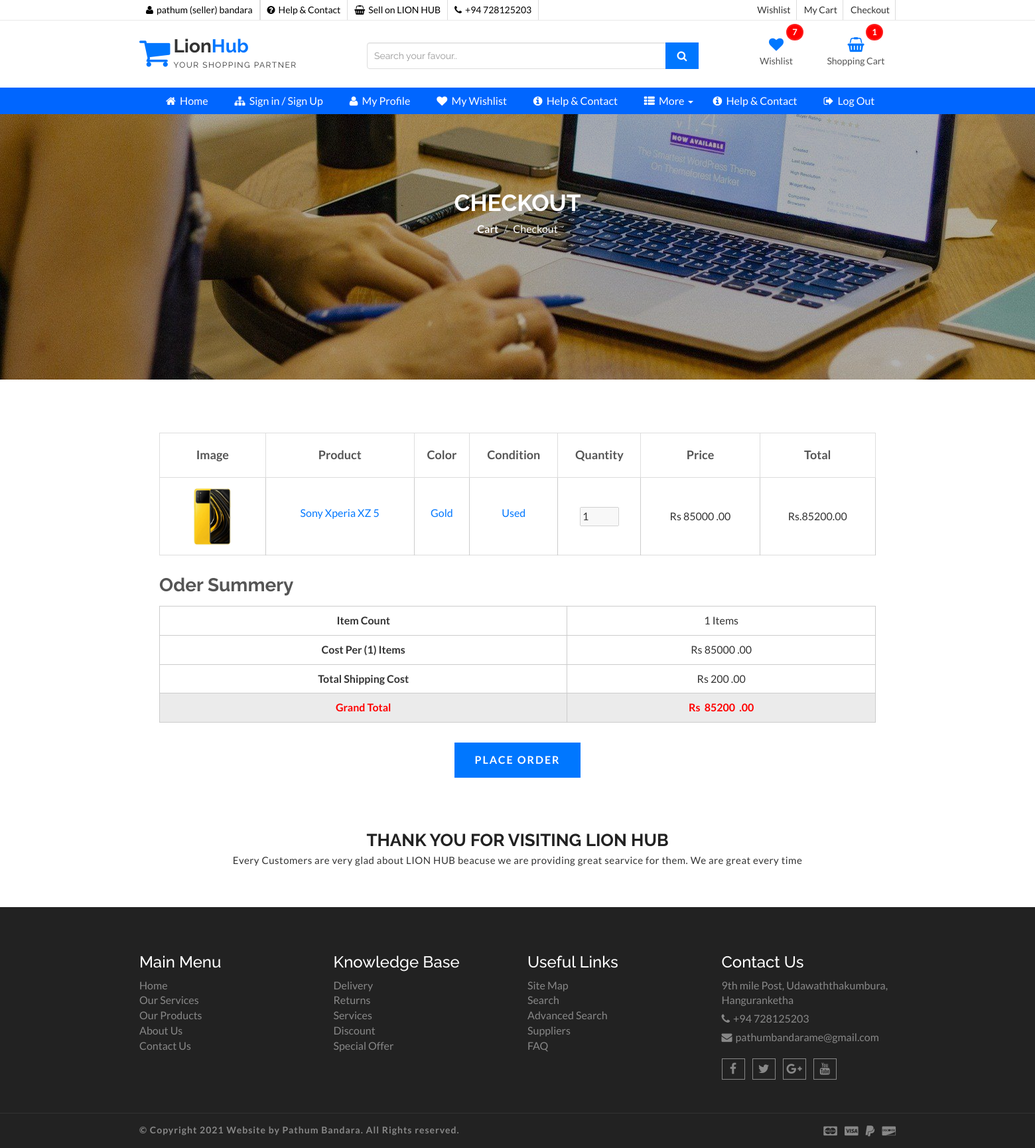
The app's page /checkout.php (signed in) with its own data.
### tables this page shows
CREATE TABLE IF NOT EXISTS `cart` (
  `id` int NOT NULL AUTO_INCREMENT,
  `product_id` int NOT NULL,
  `user_email` varchar(50) NOT NULL,
  `qty` int DEFAULT NULL,
  PRIMARY KEY (`id`),
  KEY `fk_cart_product1_idx` (`product_id`),
  KEY `fk_cart_user1_idx` (`user_email`),
  CONSTRAINT `fk_cart_product1` FOREIGN KEY (`product_id`) REFERENCES `product` (`id`),
  CONSTRAINT `fk_cart_user1` FOREIGN KEY (`user_email`) REFERENCES `user` (`email`)
);

CREATE TABLE IF NOT EXISTS `product` (
  `id` int NOT NULL AUTO_INCREMENT,
  `category_id` int NOT NULL,
  `model_has_brand_id` int NOT NULL,
  `title` varchar(100) DEFAULT NULL,
  `color_id` int NOT NULL,
  `price` double DEFAULT NULL,
  `qty` int DEFAULT NULL,
  `description` text,
  `condition_id` int NOT NULL,
  `status_id` int NOT NULL,
  `user_email` varchar(50) NOT NULL,
  `datetime_added` datetime DEFAULT NULL,
  `delivery_fee_colombo` double DEFAULT NULL,
  `delivery_fee_other` double DEFAULT NULL,
  PRIMARY KEY (`id`),
  KEY `fk_product_category1_idx` (`category_id`),
  KEY `fk_product_model_has_brand1_idx` (`model_has_brand_id`),
  KEY `fk_product_color1_idx` (`color_id`),
  KEY `fk_product_condition1_idx` (`condition_id`),
  KEY `fk_product_status1_idx` (`status_id`),
  KEY `fk_product_user1_idx` (`user_email`),
  CONSTRAINT `fk_product_category1` FOREIGN KEY (`category_id`) REFERENCES `category` (`id`),
  CONSTRAINT `fk_product_color1` FOREIGN KEY (`color_id`) REFERENCES `color` (`id`),
  CONSTRAINT `fk_product_condition1` FOREIGN KEY (`condition_id`) REFERENCES `condition` (`id`),
  CONSTRAINT `fk_product_model_has_brand1` FOREIGN KEY (`model_has_brand_id`) REFERENCES `model_has_brand` (`id`),
  CONSTRAINT `fk_product_status1` FOREIGN KEY (`status_id`) REFERENCES `status` (`id`),
  CONSTRAINT `fk_product_user1` FOREIGN KEY (`user_email`) REFERENCES `user` (`email`)
);

CREATE TABLE IF NOT EXISTS `color` (
  `id` int NOT NULL AUTO_INCREMENT,
  `name` varchar(45) DEFAULT NULL,
  PRIMARY KEY (`id`)
);

CREATE TABLE IF NOT EXISTS `condition` (
  `id` int NOT NULL AUTO_INCREMENT,
  `name` varchar(10) DEFAULT NULL,
  PRIMARY KEY (`id`)
);

### connection.php (called while the page is built, shortened)
<?php
class Database{
    public static $connection;
    public static function setUpConnection(){
        if(!isset(Database::$connection)){
            Database::$connection = new mysqli("localhost","root","Pathum@2001","lionhub_db","3306");
        }
    }
    public static function search($q){
        $resultset = Database::$connection->query($q);
        return $resultset;
    }
}
?>

### checkout.php (the view, shortened to what this page needs)
<?php
require "connection.php";
if (isset($_SESSION["u"])) {
    $umail = $_SESSION["u"]["email"];
    $total = "0";
    $shipping = "0";
?>
    <!DOCTYPE html>
    <html lang="en">
    <head>
        <link href="css/font-awesome.css" rel="stylesheet">
        <link href="css/bootstrap.css" rel="stylesheet">
        <link href="css/jquery.smartmenus.bootstrap.css" rel="stylesheet">
        <link rel="stylesheet" type="text/css" href="css/jquery.simpleLens.css">
        <link rel="stylesheet" type="text/css" href="css/slick.css">
        <link rel="stylesheet" type="text/css" href="css/nouislider.css">
        <link id="switcher" href="css/theme-color/lite-blue-theme.css" rel="stylesheet">
        <link href="css/sequence-theme.modern-slide-in.css" rel="stylesheet" media="all">
        <link href="css/style.css" rel="stylesheet">
    </head>
    <body>
        <?php
        require "header.php";
        ?>
        <section id="aa-catg-head-banner">
            <img src="resources/checkout.jpg">
            <div class="aa-catg-head-banner-area">
                <div class="container">
                    <div class="aa-catg-head-banner-content">
                        <h2>Checkout</h2>
                        <ol class="breadcrumb">
                            <li style="font-weight: bolder;"><a href="cart.php">Cart</a></li>
                            <li class="active"><a>Checkout</a></li>
                        </ol>
                    </div>
                </div>
            </div>
        </section>
        <section id="cart-view">
            <div class="container">
                <div class="row">
                    <div class="col-md-12">
                        <div class="cart-view-area">
                            <div style="background-color: white;" class="cart-view-table">
                                <?php
                                $cart_rs = Database::search("SELECT * FROM `cart` WHERE `user_email` = '" . $umail . "'");
                                $cn = $cart_rs->num_rows;
                                if ($cn == 0) {
                                ?>
                                    <script>
                                        window.location = "index.php";
                                    </script>
                                <?php
                                } else {
                                ?>
                                    <div style="overflow-x: scroll;" class="table-responsive">
                                        <table class="table">
                                            <thead>
                                                <tr>
                                                    <th>Image</th>
                                                    <th>Product</th>
                                                    <th>Color</th>
                                                    <th>Condition</th>
                                                    <th>Quantity</th>
                                                    <th>Price</th>
                                                    <th>Total</th>
                                                </tr>
                                            </thead>
                                            <tbody>
                                                <?php
                                                for ($i = 0; $i < $cn; $i++) {
                                                    $cr = $cart_rs->fetch_assoc();
                                                    $product_rs = Database::search("SELECT * FROM `product` WHERE `id`='" . $cr["product_id"] . "'");
                                                    $pr = $product_rs->fetch_assoc();
                                                    $total = $total + ($pr["price"] * $cr["qty"]);
                                                    $address_rs = Database::search("SELECT * FROM `user_has_address` WHERE `user_email` = '" . $umail . "' ");
                                                    $ar = $address_rs->fetch_assoc();
                                                    $rs1 = Database::search("SELECT `location`.`id`, `province_id` , `district_id`, `city_id`,
                                                        city.id AS `cid`, city.name AS `c_name`,
                                                        city.postal_code,
                                                        district.id AS `did`, district.name AS `d_name`,
                                                        province.id AS `pid`, province.name AS `p_name`
                                                        FROM `location` JOIN `city` ON city.id=location.city_id
                                                        JOIN `district` ON district.id=location.district_id
                                                        JOIN `province` ON province.id=location.province_id WHERE `location`.id='" . $ar["location_id"] . "';");
                                                    $locr = $rs1->fetch_assoc();
                                                    if ($locr["district_id"] == "3") {
                                                        $ship =  $pr["delivery_fee_colombo"];
                                                        $shipping = $shipping + $pr["delivery_fee_colombo"];
                                                    } else {
                                                        $shipping = $shipping + $pr["delivery_fee_other"];
                                                    }
                                                    $color_rs = Database::search("SELECT `name` FROM `color` WHERE `id` ='" . $pr["color_id"] . "' ");
                                                    $clr = $color_rs->fetch_assoc();
                                                    $condition_rs = Database::search("SELECT * FROM `condition` WHERE `id` = '" . $pr["condition_id"] . "' ");
                                                    $cor = $condition_rs->fetch_assoc();
                                                ?>
                                                    <tr class="tr1">
                                                        <td>
                                                            <?php
                                                            $image_rs = Database::search("SELECT * FROM `images` WHERE `product_id`='" . $pr["id"] . "'");
                                                            $in = $image_rs->num_rows;
                                                            for ($x = 0; $x < $in; $x++) {
                                                                $ir = $image_rs->fetch_assoc();
                                                                $arr[$x] = $ir["code"];
                                                            }
                                                            ?>
                                                            <a href="#"><img src="<?php echo $arr[0] ?>" alt="img"></a>
                                                        </td>
                                                        <td>
                                                            <p><a class="aa-cart-title" href="#"><?php echo $pr["title"] ?></a></p>
                                                        </td>
                                                        <td>
                                                            <p><a class="aa-cart-title" href="#"><?php echo $clr["name"] ?></a></p>
                                                        </td>
                                                        <td>
                                                            <p><a class="aa-cart-title" href="#"><?php echo $cor["name"] ?></a></p>
                                                        </td>
                                                        <td>
                                                            <input disabled min="1" max="100" value="<?php echo $cr["qty"]; ?>" type="number" onchange="cartupdate(<?php echo $cr['id']?>);autoprice(<?php echo $cr['id']?>);autosubtotal();autototal();" id="qtyup<?php echo $cr["id"];?>" oninput="this.value = Math.abs(this.value='<?php echo $cr['qty']; ?>')" />
                                                        </td>
                                                        <td>Rs <?php echo $pr["price"] ?> .00</td>
                                                        <td class="product_total" id="price<?php echo $cr["id"]?>" >Rs.<?php echo ($pr["price"] * $cr["qty"]) + $shipping; ?>.00</td>
                                                    </tr>
                                                <?php
                                                }
                                                ?>
                                            </tbody>
                                        </table>
                                    </div>
                                    <div style="width: 100%;" class="cart-view-total">
                                        <h4>Oder Summery</h4>
                                        <table class="aa-totals-table">
                                            <tbody>
                                                <tr>
                                                    <th>Item Count</th>
                                                    <td><?php echo $cn; ?> Items</td>
                                                </tr>
                                                <tr>
                                                    <th>Cost Per (<?php echo $cn; ?>) Items</th>
                                                    <td>Rs <?php echo $total; ?> .00</td>
                                                </tr>
                                                <tr>
                                                    <th>Total Shipping Cost</th>
                                                    <td>Rs <?php echo $shipping; ?> .00</td>
                                                </tr>
                                                <tr style="background-color: #EBEBEB;">
                                                    <th style="color: red;">Grand Total</th>
                                                    <th style="color: red;">Rs &nbsp;<?php echo ($total + $shipping); ?> &nbsp;.00</th>
                                                </tr>
                                            </tbody>
                                        </table>
                                        <a style="cursor: pointer;" onclick="checkout();"  class="aa-cart-view-btn">Place Order</a>
                                    </div>
                                <?php
                                }
                                ?>
                            </div>
                        </div>
                    </div>
                </div>
            </div>
        </section>
        <?php
        require "other/thankyou.php";
        ?>
        <?php
        require "footer.php";
        ?>
        <?php
        require "loginmodel.php";
        ?>
    </body>
    </html>
<?php
} else {
?>
    <script>
        window.location = "signinSignUp.php";
    </script>
<?php
}
?>

### css/theme-color/lite-blue-theme.css (style rules this page uses)
h2 { color: #0077ff; }
.aa-cart-view-btn { background-color: #0077ff; }
#aa-catg-head-banner .aa-catg-head-banner-area .aa-catg-head-banner-content .breadcrumb .active { color: #0077ff; }
#cart-view .cart-view-area .cart-view-table .table tbody tr td .aa-cart-title { color: #0077ff; }

### checkout.php (style rules this page uses)
.tr1 { background-color: white; }

### records on screen
cart: product.title "Sony Xperia XZ 5", color.name "Gold", condition.name "Used", qty "1", product.price "85000", ($pr["price"] * $cr["qty"]) + $shipping "85200"

### other values on screen
$f_name "pathum (seller)"
$l_name "bandara"
$cn "1"
$wishn "7"
$total "85000"
$shipping "200"
$total + $shipping "85200"
